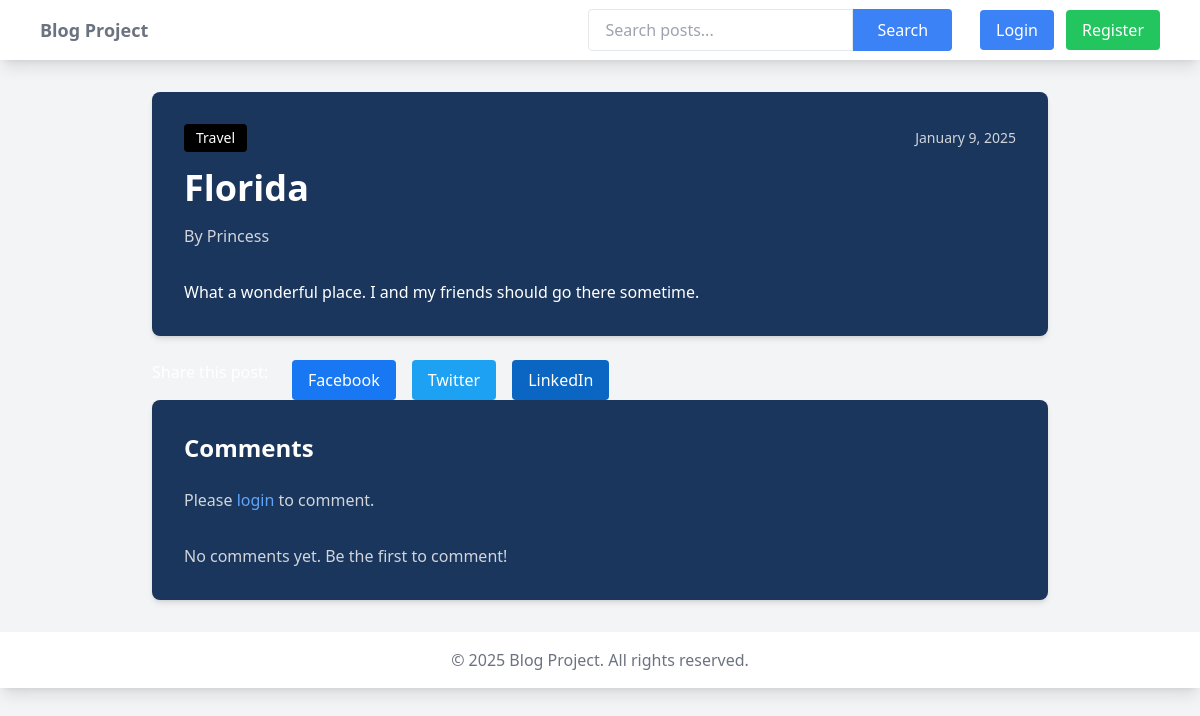
Before: /post/10/ with the older database file.
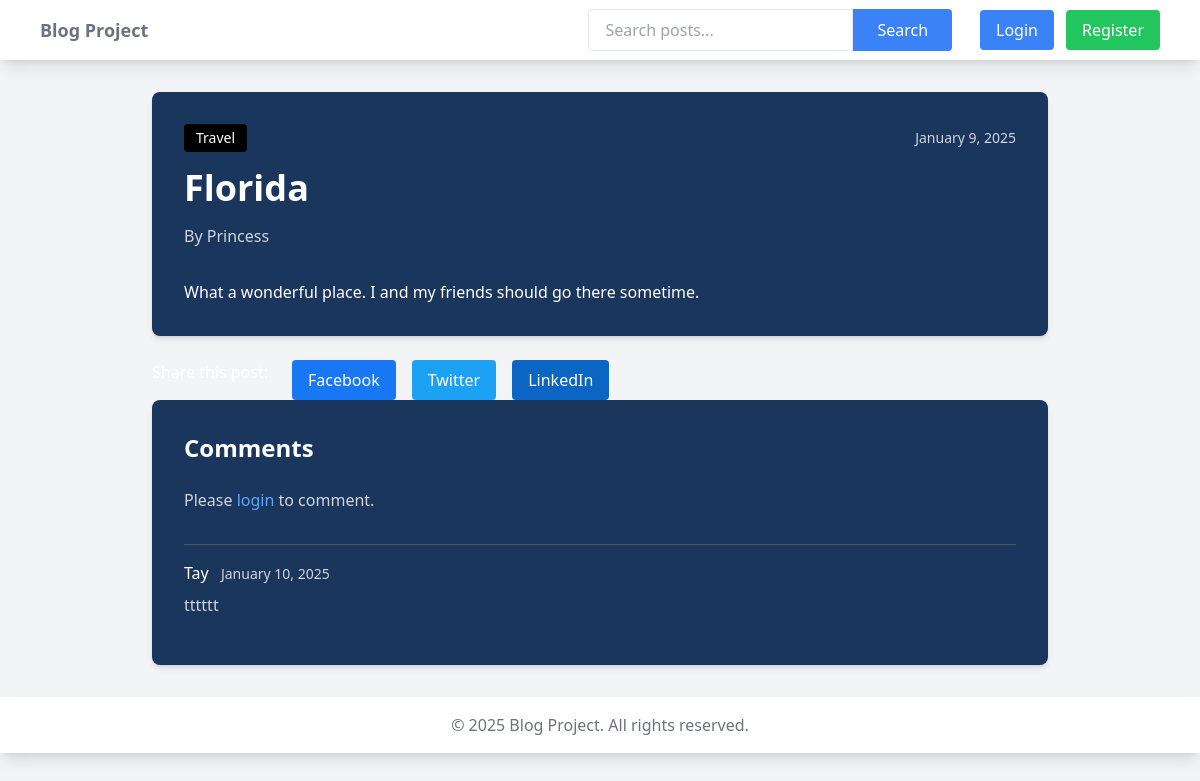
After: the same page with the newer database file.
### blog/models.py (models this page shows, shortened)
class Comment(models.Model):
    post = models.ForeignKey(Post, on_delete=models.CASCADE, related_name='comments')
    author = models.ForeignKey(User, on_delete=models.CASCADE, related_name='user_comments')
    content = models.TextField()
    created_at = models.DateTimeField(auto_now_add=True)
    updated_at = models.DateTimeField(auto_now=True)
    active = models.BooleanField(default=True)
    class Meta:
        ordering = ['created_at']

### blog/views.py (the view)
# urls.py: path('post/<int:pk>/', views.post_detail, name='post_detail'),
def post_detail(request, pk):
    post = get_object_or_404(Post, pk=pk)
    comments = post.comments.filter(active=True)
    if request.method == 'POST' and request.user.is_authenticated:
        comment_form = CommentForm(request.POST)
        if comment_form.is_valid():
            comment = comment_form.save(commit=False)
            comment.post = post
            comment.author = request.user
            comment.save()
            if comment.author != post.author:  # Don't notify if commenting on own post
                create_notification(
                    recipient=post.author,
                    sender=request.user,
                    notification_type='comment',
                    post=post,
                    comment=comment
                )
            messages.success(request, 'Your comment has been added successfully.')
            return redirect('post_detail', pk=pk)
    else:
        comment_form = CommentForm()
    return render(request, 'blog/post_detail.html', {
        'post': post,
        'comments': comments,
        'comment_form': comment_form
    })

### blog/forms.py
class CommentForm(forms.ModelForm):
    class Meta:
        model = Comment
        fields = ['content']
        widgets = {
            'content': forms.Textarea(attrs={
                'class': 'w-full rounded-md border-gray-300 shadow-sm focus:border-blue-300 focus:ring focus:ring-blue-200 focus:ring-opacity-50',
                'rows': '3',
                'placeholder': 'Write your comment here...'
            })
        }

### templates/blog/post_detail.html (shortened to what this page needs)
{% extends 'base.html' %}
{% block content %}
<div class="max-w-4xl mx-auto">
    <div class="bg-navy-800 rounded-lg shadow-md overflow-hidden mb-6 text-white">
        <div class="p-8">
            <div class="flex items-center justify-between mb-4">
                <span class="bg-black text-white text-sm font-medium px-3 py-1 rounded">
                    {{ post.category.name }}
                </span>
                <span class="text-gray-300 text-sm">
                    {{ post.created_at|date:"F j, Y" }}
                </span>
            </div>
            <h1 class="text-4xl font-bold mb-4 text-white">{{ post.title }}</h1>
            <div class="flex items-center mb-8">
                <span class="text-gray-300">By {{ post.author.username }}</span>
            </div>
            <div class="prose prose-invert max-w-none">
                {{ post.content|linebreaks }}
            </div>
        </div>
    </div>
    <div class="flex space-x-4 mt-6">
         <h3 class="text-white mr-2">Share this post:</h3>
         <a href="https://www.facebook.com/sharer/sharer.php?u={{ request.build_absolute_uri }}"
            target="_blank"
             class="px-4 py-2 bg-[#1877f2] text-white rounded hover:bg-[#166fe5] flex items-center space-x-2">
            <span>Facebook</span>
         </a>
         <a href="https://twitter.com/intent/tweet?text={{ post.title }}&url={{ request.build_absolute_uri }}"
            target="_blank"
         class="px-4 py-2 bg-[#1da1f2] text-white rounded hover:bg-[#1a91da] flex items-center space-x-2">
         <span>Twitter</span>
        </a>
        <a href="https://www.linkedin.com/shareArticle?mini=true&url={{ request.build_absolute_uri }}&title={{ post.title }}"
           target="_blank"
           class="px-4 py-2 bg-[#0a66c2] text-white rounded hover:bg-[#095196] flex items-center space-x-2">
          <span>LinkedIn</span>
        </a>
    </div>
    <div class="bg-navy-800 rounded-lg shadow-md p-8 text-white">
        <h2 class="text-2xl font-bold mb-6">Comments</h2>
        {% if user.is_authenticated %}
        <form method="post" class="mb-8">
            {% csrf_token %}
            <div class="mb-4">
                <label class="block text-sm font-medium mb-2">Add a comment</label>
                {{ comment_form.content }}
            </div>
            <button type="submit" class="px-4 py-2 bg-black text-white rounded hover:bg-gray-800">
                Post Comment
            </button>
        </form>
        {% else %}
        <p class="text-gray-300 mb-8">
            Please <a href="{% url 'login' %}" class="text-blue-400 hover:text-blue-300">login</a> to comment.
        </p>
        {% endif %}
        {% if comments %}
            {% for comment in comments %}
            <div class="border-t border-gray-600 py-4">
                <div class="flex justify-between items-start mb-2">
                    <div>
                        <span class="font-medium">{{ comment.author.username }}</span>
                        <span class="text-gray-300 text-sm ml-2">
                            {{ comment.created_at|date:"F j, Y" }}
                        </span>
                    </div>
                </div>
                <p class="text-gray-300">{{ comment.content }}</p>
            </div>
            {% endfor %}
        {% else %}
            <p class="text-gray-300">No comments yet. Be the first to comment!</p>
        {% endif %}
    </div>
</div>
{% endblock content %}

Changed rows visible on the page:
added Comment: author.username "Tay", created_at "January 10, 2025", content "tttttt"
Other visible differences:
text no longer shown: "No comments yet. Be the first to comment!"
